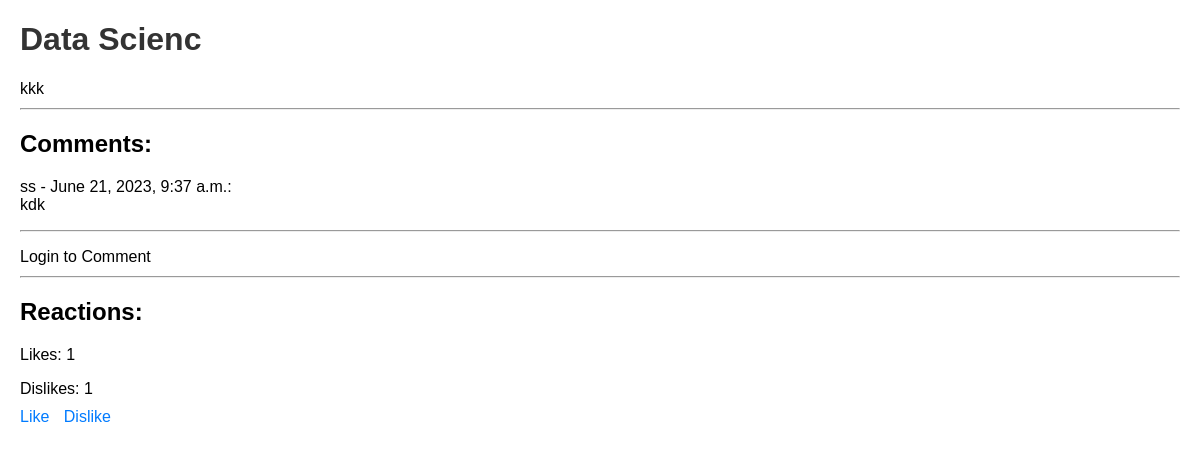
The app's page /post/1/ with its own data.
### app/models.py (models this page shows)
class Post(models.Model):
    title = models.CharField(max_length=100)
    content = models.TextField()
    author = models.ForeignKey(User, on_delete=models.CASCADE)
    created_at = models.DateTimeField(auto_now_add=True)
    likes = models.ManyToManyField(User, related_name='liked_posts', blank=True)
    dislikes = models.ManyToManyField(User, related_name='disliked_posts', blank=True)

class Comment(models.Model):
    post = models.ForeignKey(Post, on_delete=models.CASCADE, related_name='comments')
    user = models.ForeignKey(User, on_delete=models.CASCADE)
    content = models.TextField()
    created_at = models.DateTimeField(auto_now_add=True)

### app/views.py (the view)
# urls.py: path('post/<int:post_id>/', views.post_detail, name='post_detail'),
def post_detail(request, post_id):
    post = get_object_or_404(Post, id=post_id)
    comments = Comment.objects.filter(post=post)
    return render(request, 'app/post_detail.html', {'post': post, 'comments': comments})

### templates/app/post_detail.html (shortened to what this page needs)
<!DOCTYPE html>
<html lang="en">
<head>
</head>
<body>
    <h1>{{ post.title }}</h1>
    <p>{{ post.content }}</p>
    <hr>
    <h2>Comments:</h2>
    <ul>
        {% for comment in comments %}
        <li>{{ comment.user.username }} - {{ comment.created_at }}:<br>
            {{ comment.content }}</li>
        {% empty %}
        <li>No comments yet.</li>
        {% endfor %}
    </ul>
    <hr>
    {% if user.is_authenticated %}
    <h2>Add Comment:</h2>
    <form method="POST" action="{% url 'add_comment' post.id %}">
        {% csrf_token %}
        <textarea name="content" required></textarea>
        <br>
        <button type="submit">Add Comment</button>
    </form>
    {% else %}
    <p>Login to Comment</p>
    {% endif %}
    <hr>
    <h2>Reactions:</h2>
    <p>Likes: {{ post.likes.count }}</p>
    <p>Dislikes: {{ post.dislikes.count }}</p>
    <a href="{% url 'like_post' post.id %}">Like</a>
    <a href="{% url 'dislike_post' post.id %}">Dislike</a>
</body>
</html>

### templates/app/post_detail.html (style rules this page uses)
body { font-family: Arial, sans-serif; margin: 20px; }
h1 { color: #333; }
p { margin-bottom: 10px; }
ul { list-style-type: none; padding: 0; }
li { margin-bottom: 10px; }
a { text-decoration: none; color: #007bff; margin-right: 10px; }

### records on screen
Post: title "Data Scienc", content "kkk", likes.count "1", dislikes.count "1"
Comment: user.username "ss", created_at "June 21, 2023, 9:37 a.m.", content "kdk"
